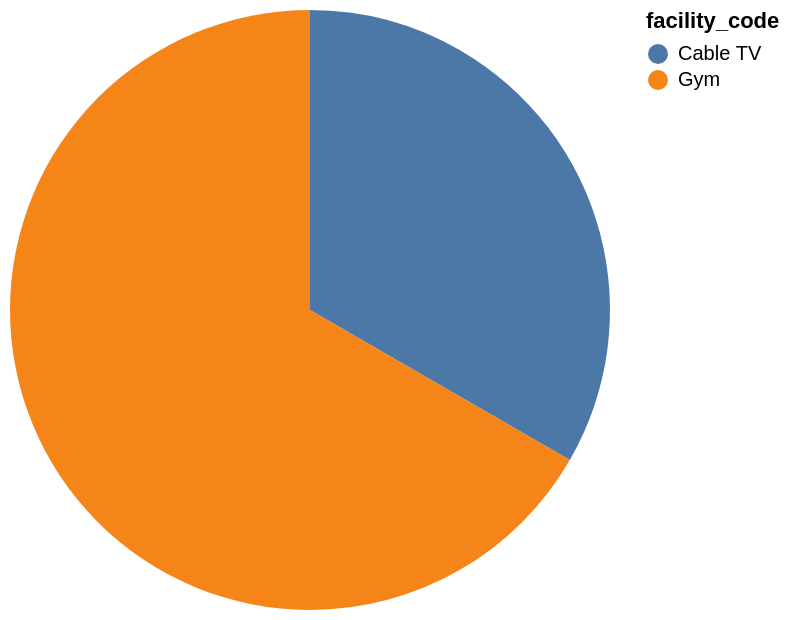

Describe this chart as a Vega-Lite specification.
### Vega-Lite specification from a JSON file in a GitHub repository (floating-point values rounded to 4 significant figures)
{"data": {"values": [{"x_data": "Cable TV", "y_data": 1}, {"x_data": "Gym", "y_data": 2}]}, "mark": "arc", "encoding": {"theta": {"field": "y_data", "type": "quantitative", "title": "COUNT(facility_code)"}, "color": {"field": "x_data", "type": "nominal", "title": "facility_code"}}}
